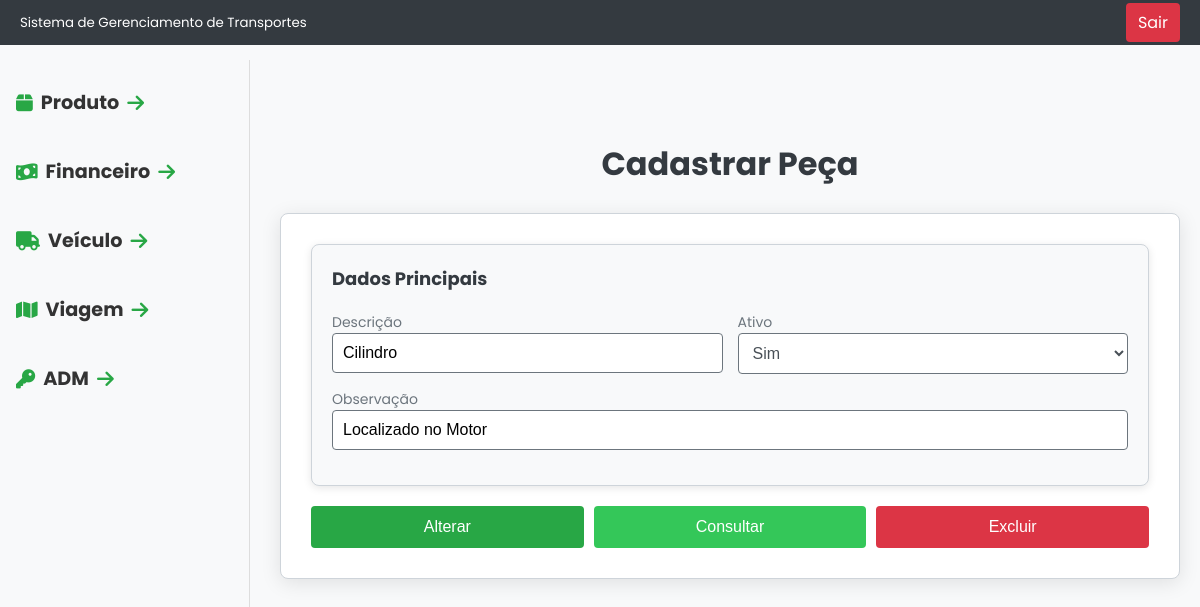
/tcc/peca/ver?id=1, run on the app's committed database.
### tables this page shows
CREATE TABLE `peca` (
  `descricao` varchar(150) NOT NULL,
  `id` int(11) NOT NULL,
  `ativo` char(1) NOT NULL,
  `observacao` varchar(100) NOT NULL
);

### tcc/index.php (called while the page is built, shortened)
<?php
include 'rotas.php';

### tcc/DAO/MySQL.php (called while the page is built)
<?php
class MySQL extends PDO{
    private $host       = "localhost";
    private $usuario    = "root";
    private $senha      = "";
    private $db         = "tcc";
    private $opcoes = array(PDO::ATTR_ERRMODE => PDO::ERRMODE_EXCEPTION);
    public function __construct(){
        $dsn = "mysql:host=".$this->host.";dbname=".$this->db;
        return parent::__construct($dsn, $this->usuario, $this->senha, $this->opcoes);
    }
}

### tcc/DAO/pecaDAO.php (called while the page is built, shortened)
<?php
class PecaDAO{
    private $conexao;
    public function __construct(){
        include_once "MySQL.php";
        $this->conexao = new MySQL();
    }
    public function getById($id){
        $stmt = $this->conexao->prepare("SELECT * FROM peca WHERE id=?");
        $stmt->bindValue(1,$id);
        $stmt->execute();
        return $stmt->fetchObject();
    }
}

### tcc/View/modulos/peca/cadastrar_peca.php (the view, shortened to what this page needs)
<!DOCTYPE html>
<html lang="en">
<head>
    <link rel="stylesheet" href="/tcc/View/includes/css/style.css">
</head>
<body>
    <div class="header">
        <?php include PATH_VIEW . 'includes/cabecalho.php'; ?>
    </div>
    <div class="spacer"></div>
    <div class="menu">
        <?php include PATH_VIEW . 'includes/menu.php' ?>
    </div>
    <div class="conteudo">
        <div class="titulo-pagina">
            <h1>Cadastrar Peça</h1>
        </div>
        <div class="formulario">
            <form method="post" action="/tcc/peca/salvar">
                <div class="form-section">
                    <h2>Dados Principais</h2>
                    <div class="form-row">
                        <div class="form-column">
                            <label>Descrição
                                <input name="descricao" value="<?= isset($dados_peca) && isset($dados_peca->descricao) ? $dados_peca->descricao : "" ?>" type="text"/>
                            </label>
                        </div>
                        <div class="form-column">
                            <label>Ativo
                                <select name="ativo" class="form-control">
                                    <option value="S" <?= isset($dados_peca) && $dados_peca->ativo == 'S' ? 'selected' : '' ?>>Sim</option>
                                </select>
                            </label>
                        </div>
                    </div>
                    <label>Observação
                        <input name="observacao" value="<?= isset($dados_peca) && isset($dados_peca->observacao) ? $dados_peca->observacao : "" ?>" type="text"/>
                    </label>
                </div>
                <div class="form-buttons">
                    <button type="submit">
                        <?= isset($dados_peca) ? 'Alterar' : 'Cadastrar' ?>
                    </button>
                    <button type="button" class="btn-consultar" onclick="window.location.href='/tcc/peca'">Consultar</button>
                    <?php if (isset($dados_peca)): ?>
                        <button type="button" class="btn-excluir" onclick="window.location.href='/tcc/peca/excluir?id=<?= $dados_peca->id ?>'">
                            Excluir
                        </button>
                    <?php endif; ?>
                </div>
            </form>
        </div>
    </div>

### tcc/View/includes/css/style.css (style rules this page uses)
* { margin: 0; padding: 0; box-sizing: border-box; }
body { display: flex; flex-direction: column; background-color: #f8f9fa; font-family: 'Poppins', sans-serif; }
select.form-control { width: 100%; padding: 10px; border: 1px solid #6c757d; border-radius: 4px; margin-bottom: 15px; font-size: 16px; transition: border-color 0.3s; background-color: #ffffff; color: #495057; }
form { max-width: 100%; width: 100%; margin: 20px auto; padding: 30px; border-radius: 8px; background-color: #ffffff; border: 1px solid #ced4da; box-shadow: 0 4px 20px rgba(0, 0, 0, 0.1); }
h1 { text-align: center; color: #343a40; margin-bottom: 25px; }
.header { width: 100%; position: fixed; top: 0; left: 0; background-color: #333; color: #fff; z-index: 1000; }
.spacer { height: 60px; }
.menu { width: 250px; position: fixed; top: 60px; left: 0; }
.conteudo { margin-left: 260px; padding: 20px; width: calc(100% - 260px); margin-top: 60px; }
label { display: block; margin-bottom: 5px; font-size: 14px; color: #495057; }
input[type="text"], input[type="date"], select.form-control { width: 100%; padding: 10px; border: 1px solid #6c757d; border-radius: 4px; margin-bottom: 15px; font-size: 16px; transition: border-color 0.3s; }
.form-section { margin-bottom: 20px; padding: 20px; border: 1px solid #ced4da; border-radius: 8px; background-color: #f8f9fa; box-shadow: 0 2px 8px rgba(0, 0, 0, 0.1); }
.form-section h2 { margin-bottom: 15px; font-size: 18px; color: #343a40; padding-bottom: 5px; }
.form-buttons { display: flex; gap: 10px; }
button { background-color: #28a745; color: #ffffff; border: none; padding: 12px; border-radius: 4px; cursor: pointer; font-size: 16px; transition: background-color 0.3s; flex: 1; }
button.btn-consultar { background-color: #34c759; }
button.btn-excluir { background-color: #dc3545; color: #ffffff; }
.form-section .form-row { display: flex; flex-wrap: wrap; gap: 15px; }
.form-section .form-column { flex: 1 1 48%; }
.form-section label { font-size: 14px; color: #6c757d; }
.form-section input[type="text"], .form-section input[type="date"], .form-section select.form-control { margin-bottom: 10px; }

### tcc/View/includes/cabecalho.php (style rules this page uses)
.header { background-color: #343a40; color: #fff; padding: 10px 20px; display: flex; justify-content: space-between; align-items: center; position: fixed; top: 0; left: 0; right: 0; z-index: 1000; }

### tcc/View/includes/menu.php (style rules this page uses)
body { font-family: 'Poppins', sans-serif; margin: 0; background-color: #f8f9fa; }

### data on the page
peca: descricao "Cilindro", ativo "Sim", observacao "Localizado no Motor"
